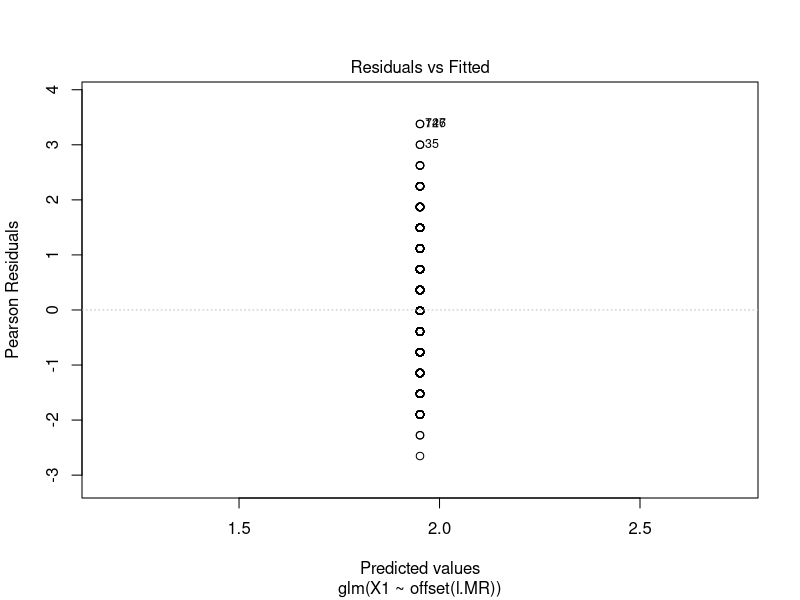
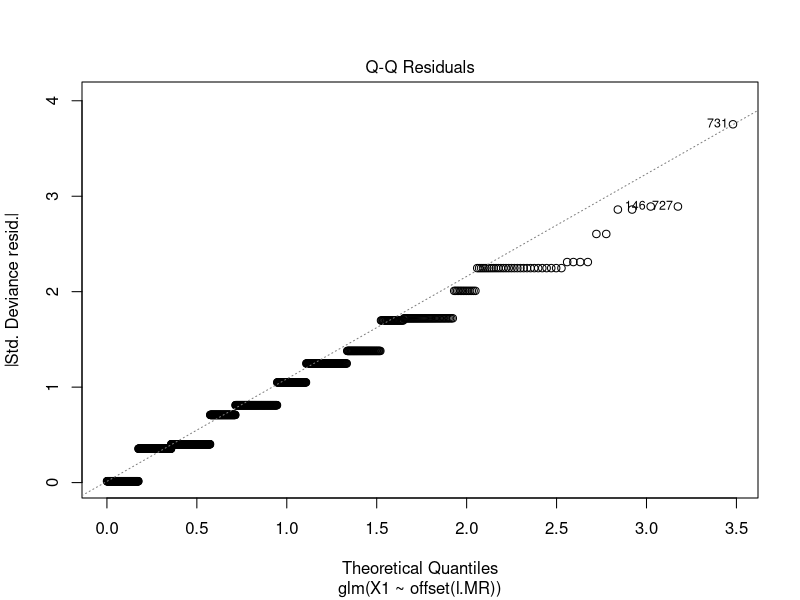
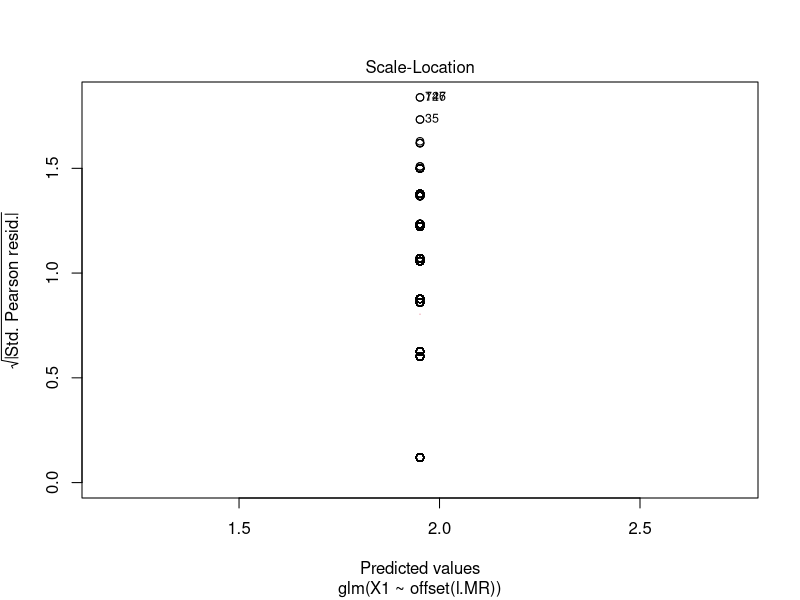
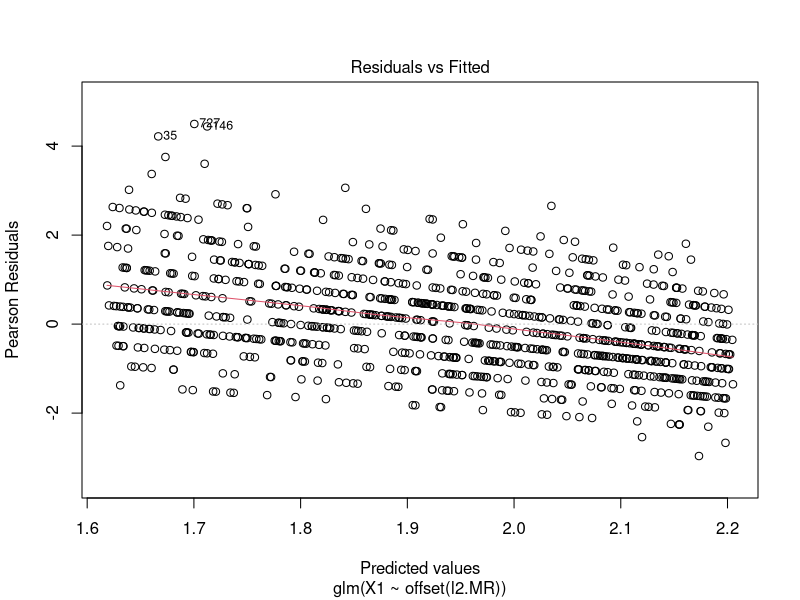
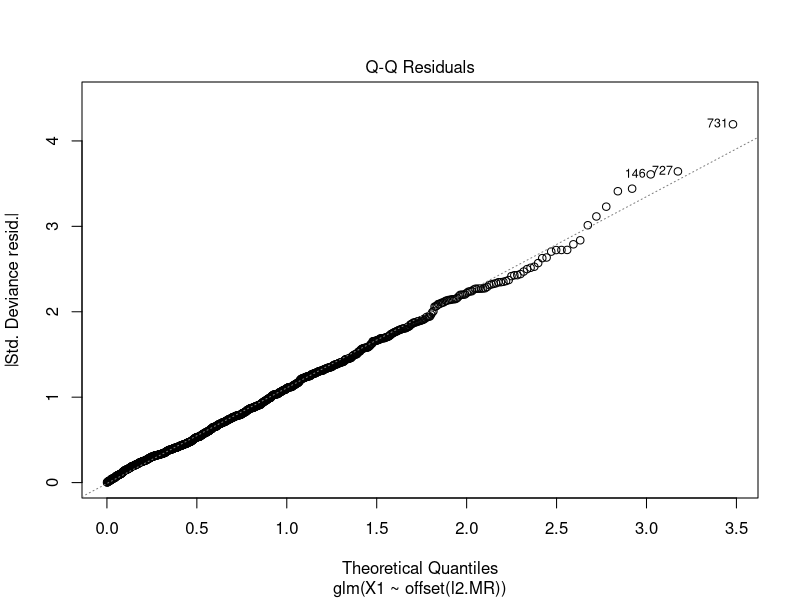
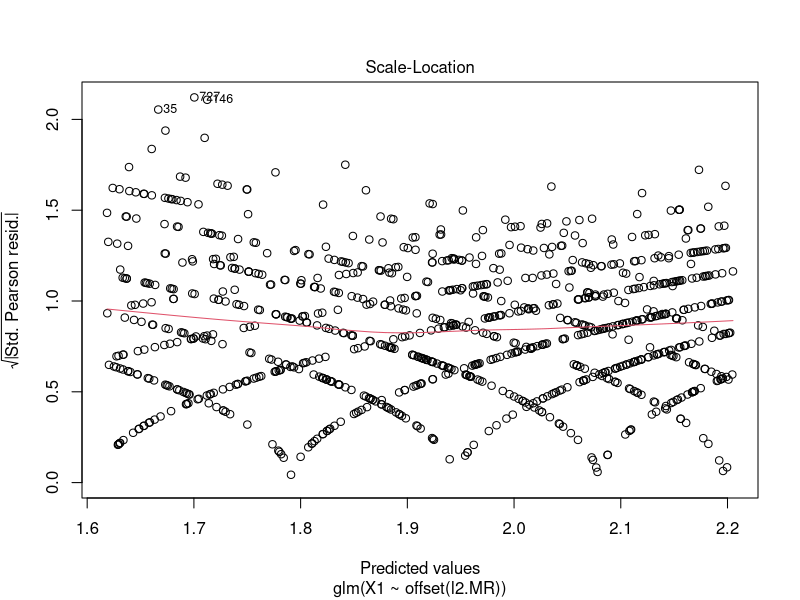
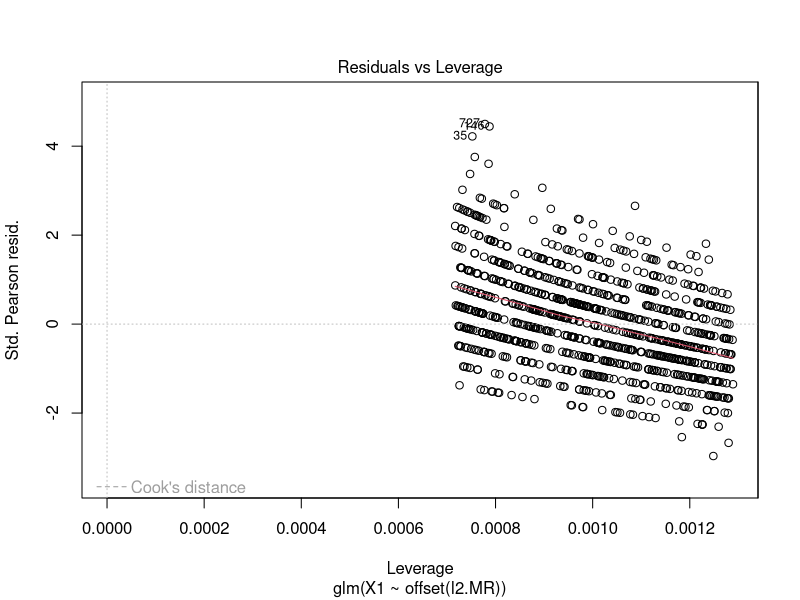
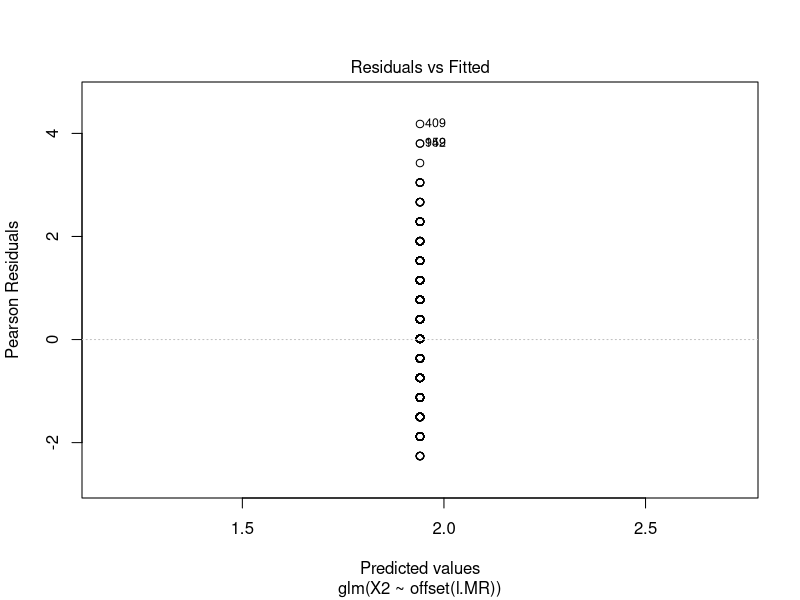

Generate these figures, in order, with R: (Note: this script raises an error after producing the figures.)
##Generalized Linear Models

#######

## possible useful packages to install
## ggplot2
install.packages("ggplot2")

## sandwich
install.packages("sandwich")

## msm
install.packages("msm")

## require packages
require(ggplot2)

require(sandwich)

require(msm)

## qqplot included in ggplot2;



## try to simulate the Poisson Regression of Fathers' ages and
## the mutation rate in a certain gene
## 

# mutation rate for gene_X
lambda <- runif(1000,5,9)

# generate fathers' age, a normal distribution (35, 6)
age <- rnorm(1000, 35, 6)

# number of mutations (count) in gene_X
# here we try three different methods to generate mutations
X1 <- rpois(1000,mean(lambda))
X2 <- rpois(1000,lambda)
X3 <- rpois(1000, age)

# try two different offset(), see which one would fit well
l.MR <- rep(log(mean(lambda)),1000)

l2.MR <- log(lambda)


## fit mutations with different offsets

# fit X1 to two offsets
fitX1_mLamb <- glm(X1~offset(l.MR),family="poisson")
fitX1_Lamb <- glm(X1 ~ offset(l2.MR), family="poisson")

# fit X2 to two offsets
fitX2_mLamb <- glm( X2~offset(l.MR), family = "poisson")
fitX2_Lamb <- glm( X2~offset(l2.MR), family = "poisson")

# fit X3 to two offsets
fitX3_mLamb <- glm( X3~offset(l.MR), family = "poisson")   ## family = "poisson")
fitX3_Lamb <- glm( X3~offset(l2.MR), family = "poisson")   ## family = "poisson")


##fit4 <- glm( X3~offset(l.MR), family = "poisson")
##fit5 <- glm( X3~offset(l2.MR), family = "poisson")


## summary fit1 - fit5
summary(fitX1_mLamb)
summary(fitX1_Lamb)

summary(fitX2_mLamb)
summary(fitX2_Lamb)

summary(fitX3_mLamb)
summary(fitX3_Lamb)



## plot all fited models
# plot fitX1 to two offsets
plot(fitX1_mLamb)

plot(fitX1_Lamb)


# plot fit X2 to two offsets
plot(fitX2_mLamb)

plot(fitX2_Lamb)


# plot fit X3 to two offsets
plot(fitX3_mLamb)

plot(fitX3_Lamb)







#########################################
#########################################
## NOT useful below, still working on these plotting code

fitted(fit1)


## cal the Intercept for fit
cov.fit <- vcovHC(fit, type = "HC0")
cov.fit <- vcovHC(fit, type="HC0")
std.err <- sqrt(diag(cov.fit))
r.est <- cbind(Estimate = coef(fit), "Robust SE" = std.err,
               "Pr(>|z|)" = 2 * pnorm( abs( coef(fit)/std.err), lower.tail = FALSE),
               LL = coef(fit) - 1.96 * std.err, 
               UL = coef(fit) + 1.96 * std.err)

r.est

##
with(fit, cbind(res.deviance = deviance, df = df.residual,
                p = pchisq(deviance, df.residual, lower.tail=FALSE)))

fit_update <- update(fit2, . ~ . - X2)

##anova
anova(fit_update, fit, test = "Chisq")




## cal the Intercept for fit2
cov.fit2 <- vcovHC(fit2, type = "HC0")
cov.fit2 <- vcovHC(fit2, type="HC0")
std.err <- sqrt(diag(cov.fit2))
r2.est <- cbind(Estimate = coef(fit2), "Robust SE" = std.err,
                "Pr(>|z|)" = 2 * pnorm( abs( coef(fit2)/std.err), lower.tail = FALSE),
                LL = coef(fit2) - 1.96 * std.err, 
                UL = coef(fit2) + 1.96 * std.err)

r2.est

##
with(fit2, cbind(res.deviance = deviance, df = df.residual,
                 p = pchisq(deviance, df.residual, lower.tail=FALSE)))

##anova(fit2, fit, test = "Chisq")
anova(fit, test = "Chisq")
anova(fit2, test = "Chisq")
anova(fit3, test = "Chisq")

##drop1()
drop1(fit, test = "Chisq")


plot(fit)

plot(fit2)

plot(fit3)
